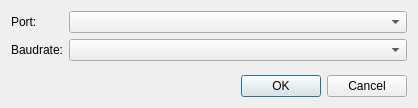
<?xml version="1.0" encoding="UTF-8"?>
<ui version="4.0">
 <class>ConnectDialog</class>
 <widget class="QDialog" name="ConnectDialog">
  <property name="geometry">
   <rect>
    <x>0</x>
    <y>0</y>
    <width>418</width>
    <height>108</height>
   </rect>
  </property>
  <property name="windowTitle">
   <string>Connect to serial port</string>
  </property>
  <layout class="QVBoxLayout" name="verticalLayout">
   <item>
    <layout class="QFormLayout" name="formLayout">
     <item row="0" column="0">
      <widget class="QLabel" name="lblPort">
       <property name="text">
        <string>Port:</string>
       </property>
      </widget>
     </item>
     <item row="1" column="0">
      <widget class="QLabel" name="lblBaudrate">
       <property name="text">
        <string>Baudrate:</string>
       </property>
      </widget>
     </item>
     <item row="0" column="1">
      <widget class="QComboBox" name="comboPort"/>
     </item>
     <item row="1" column="1">
      <widget class="QComboBox" name="comboBaudrate"/>
     </item>
    </layout>
   </item>
   <item>
    <widget class="QDialogButtonBox" name="buttonBoxOKCancel">
     <property name="orientation">
      <enum>Qt::Horizontal</enum>
     </property>
     <property name="standardButtons">
      <set>QDialogButtonBox::Cancel|QDialogButtonBox::Ok</set>
     </property>
    </widget>
   </item>
  </layout>
 </widget>
 <resources/>
 <connections>
  <connection>
   <sender>buttonBoxOKCancel</sender>
   <signal>accepted()</signal>
   <receiver>ConnectDialog</receiver>
   <slot>accept()</slot>
   <hints>
    <hint type="sourcelabel">
     <x>248</x>
     <y>254</y>
    </hint>
    <hint type="destinationlabel">
     <x>157</x>
     <y>274</y>
    </hint>
   </hints>
  </connection>
  <connection>
   <sender>buttonBoxOKCancel</sender>
   <signal>rejected()</signal>
   <receiver>ConnectDialog</receiver>
   <slot>reject()</slot>
   <hints>
    <hint type="sourcelabel">
     <x>316</x>
     <y>260</y>
    </hint>
    <hint type="destinationlabel">
     <x>286</x>
     <y>274</y>
    </hint>
   </hints>
  </connection>
 </connections>
</ui>
